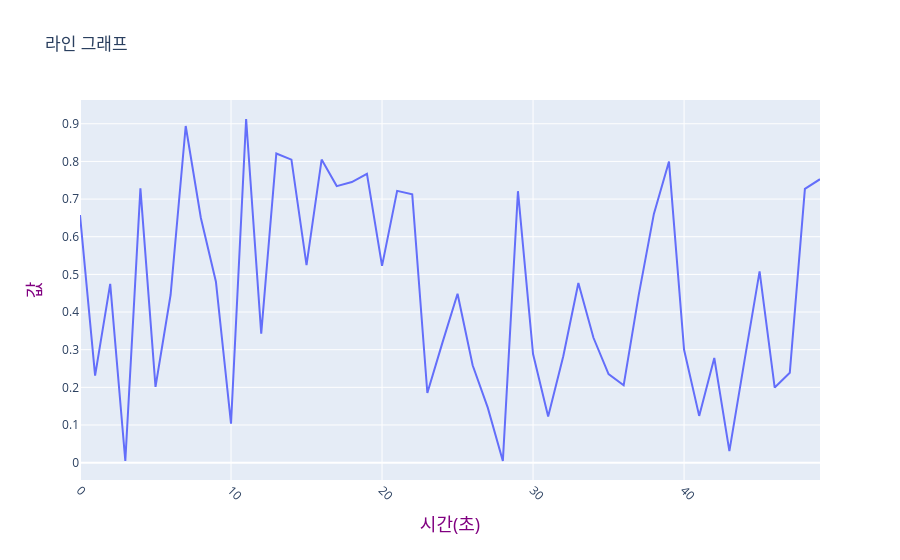

The notebook cell this image was saved under:
### Code cell
##### 선그래프 옵션 적용
import plotly.express as px
import pandas as pd
import numpy as np 

df = pd.DataFrame({
    "x열": np.arange(50), #0~ 49 토탈 50개의 정수를 1차원의 배열(=리스트)로 생성 [0,1,2,3,4,...,49]
    "y열": np.random.rand(50) #0부터 1미만의 실수자료형 값을 난수형태로 50개 생성
})
fig = px.line(df, x="x열",y="y열", title="라인 그래프")

fig.update_xaxes(
    title_text= "시간(초)",
    title_font= dict(size=18, color="purple"),
    tickangle=45,
    dtick=10
)

fig.update_yaxes(
    title_text="값",
    title_font= dict(size=18, color="purple"),
    tickfont=dict(size= 12),
    dtick=0.1
)

fig.show()

### Figure 1 — Plotly figure (JSON) as saved in the notebook; plotly's stock layout.template omitted (floating-point values rounded to 4 significant figures)
{"data": [{"hovertemplate": "x열=%{x}<br>y열=%{y}<extra></extra>", "legendgroup": "", "line": {"color": "#636efa", "dash": "solid"}, "marker": {"symbol": "circle"}, "mode": "lines", "name": "", "orientation": "v", "showlegend": false, "type": "scatter", "x": [0, 1, 2, 3, 4, 5, 6, 7, 8, 9, 10, 11, 12, 13, 14, 15, 16, 17, 18, 19, 20, 21, 22, 23, 24, 25, 26, 27, 28, 29, 30, 31, 32, 33, 34, 35, 36, 37, 38, 39, 40, 41, 42, 43, 44, 45, 46, 47, 48, 49], "xaxis": "x", "y": [0.6576, 0.2311, 0.4749, 0.004349, 0.7285, 0.2012, 0.4459, 0.8941, 0.6506, 0.4806, 0.1036, 0.9127, 0.3427, 0.8212, 0.8048, 0.5246, 0.805, 0.7345, 0.7451, 0.7672, 0.5225, 0.7218, 0.7125, 0.1849, 0.3188, 0.4485, 0.2587, 0.1461, 0.004616, 0.7209, 0.2885, 0.1225, 0.2826, 0.4772, 0.3316, 0.2351, 0.2057, 0.4462, 0.6606, 0.7997, 0.2997, 0.1241, 0.2778, 0.03066, 0.271, 0.5082, 0.1994, 0.2389, 0.7269, 0.7528], "yaxis": "y"}], "layout": {"legend": {"tracegroupgap": 0}, "title": {"text": "라인 그래프"}, "xaxis": {"anchor": "y", "domain": [0, 1], "dtick": 10, "tickangle": 45, "title": {"font": {"color": "purple", "size": 18}, "text": "시간(초)"}}, "yaxis": {"anchor": "x", "domain": [0, 1], "dtick": 0.1, "tickfont": {"size": 12}, "title": {"font": {"color": "purple", "size": 18}, "text": "값"}}}}
